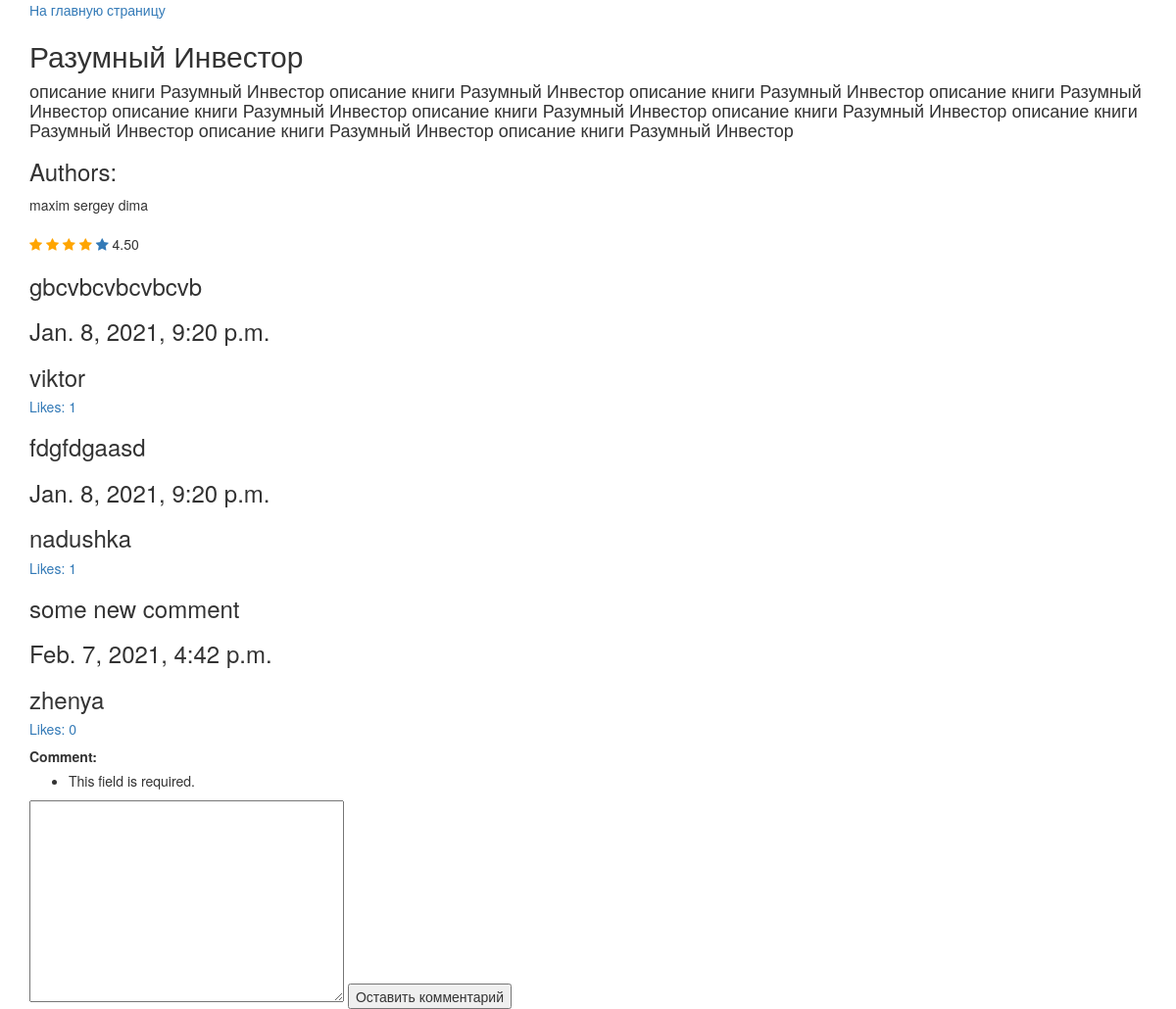
Screenshot of /shop/book_detail/razumnyi-investor/ (signed in) with the database file from the repository.
### manager/models.py (models this page shows, shortened)
class Book(models.Model):
    title = models.CharField(max_length=250)
    date = models.DateTimeField(verbose_name='date-time', auto_now=False, null=True)
    authors = models.ManyToManyField(User, related_name='books')
    description = models.TextField(verbose_name='описание', null=True)
    likes = models.PositiveIntegerField(default=0)
    genres = models.CharField(max_length=50, verbose_name='жанр', null=True)
    rate = models.DecimalField(max_digits=3, decimal_places=2, default=0.0)
    users_counted_stars = models.PositiveIntegerField(default=0, verbose_name='counted_stars')
    count_users = models.PositiveIntegerField(default=0, verbose_name='counted_users')
    slug = models.SlugField(null=True, unique=True)

class Comment(models.Model):
    class Meta:
        verbose_name = 'Коммментарий'
        verbose_name_plural = 'Комментарии'
    comment = models.TextField(verbose_name='comment')
    date = models.DateTimeField(auto_now=True)
    author = models.ForeignKey(User, on_delete=models.CASCADE, related_name='author_comment')
    book = models.ForeignKey(Book, on_delete=models.CASCADE, related_name='comments')
    users_like = models.ManyToManyField(
        User,
        through='manager.LikeCommentUser',
        related_name='liked_comment'
    )
    tmp_book = models.ForeignKey("TMPBook", on_delete=models.CASCADE, related_name='tmp_comment', null= True)

### manager/views.py (the view)
# urls.py: path('book_detail/<str:slug>/', BookDetail.as_view(), name='book-detail-page'),
class BookDetail(View):
    def get(self, request, slug):
        context = {}
        comment_query = Comment.objects.annotate(count_like=Count('users_like'))
        comments = Prefetch('comments', comment_query)
        context['book'] = Book.objects.prefetch_related('authors', comments).get(slug=slug)
        context['range'] = range(1, 6)
        context["comment_form"] = CommentForm(data=request.POST)
        return render(request, 'book_detail.html', context)

### manager/forms.py
class CommentForm(ModelForm):
    class Meta:
        model = Comment
        fields = ['comment']

### manager/templates/book_detail.html (shortened to what this page needs)
<!DOCTYPE html>
<html lang="en">
<head>
    <link rel="stylesheet" href="https://maxcdn.bootstrapcdn.com/bootstrap/3.4.1/css/bootstrap.min.css">
    <link rel="stylesheet" href="https://cdnjs.cloudflare.com/ajax/libs/font-awesome/4.7.0/css/font-awesome.min.css">
</head>
<body>
<div class="container">
<a href="{% url 'to_main_page' %}">На главную страницу</a>
<h2>{{ book.title }}</h2>
<h4>{{ book.description }}</h4>
<h3> Authors: </h3>
{% for author in book.authors.all %}
<span> {{ author }} </span>
{% endfor %}
<br><br>
    {% for i in range %}
        {% if book.rate >= i %}
        <a href="{% url 'add_rating_location' slug=book.slug rate=i  location=1 %}">
        <span class="fa fa-star checked"></span>
        </a>
        {% else %}
        <a href="{% url 'add_rating_location' slug=book.slug rate=i location=1 %}">
        <span class="fa fa-star"></span>
        </a>
        {% endif %}
    {% endfor %}
     {{ book.rate }}
{% for comment in book.comments.all %}
<h3>{{ comment.comment }}</h3>
<h3>{{ comment.date }}</h3>
<h3>{{ comment.author }}</h3>
<a href="{% url 'comment_like_location' id=comment.id slug=comment.book.slug %}"><h5>Likes: {{ comment.users_like.count }}</h5></a>
{% endfor %}
{% if request.user.is_authenticated %}
<form action="{% url 'add_comment' slug=book.slug %}" method="post">
    {{ comment_form }}
    <input type="submit" value="Оставить комментарий">
</form>
{% endif %}
</div>
</body>
</html>

### manager/templates/book_detail.html (style rules this page uses)
.checked { color: orange; }

### rows the page displays
Book: title "Разумный Инвестор", description "описание книги Разумный Инвестор описание книги Разумный Инвестор описание книги Разумный Инвестор описание книги Разумный Инвестор описание книги Разумный Инвестор описание книги Разумный Инвестор описание книги Разумный Инвестор описание книги Разумный Инвестор описание книги Разумный Инвестор описание книги Разумный Инвестор", rate "4.50"
Comment: comment "gbcvbcvbcvbcvb", date "Jan. 8, 2021, 9:20 p.m.", author "viktor", users_like.count "1"
Comment: comment "fdgfdgaasd", date "Jan. 8, 2021, 9:20 p.m.", author "nadushka", users_like.count "1"
Comment: comment "some new comment", date "Feb. 7, 2021, 4:42 p.m.", author "zhenya", users_like.count "0"

### other values shown
{{ author }} "maxim"
{{ author }} "sergey"
{{ author }} "dima"
